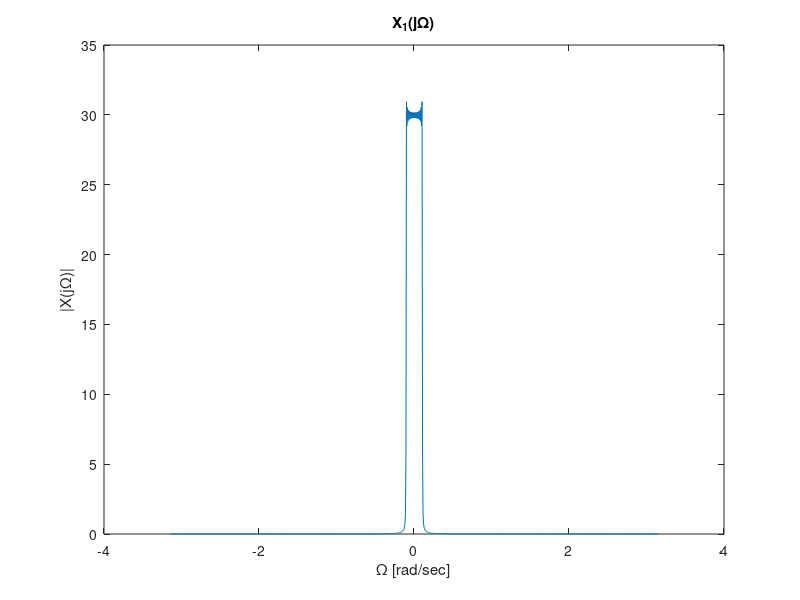
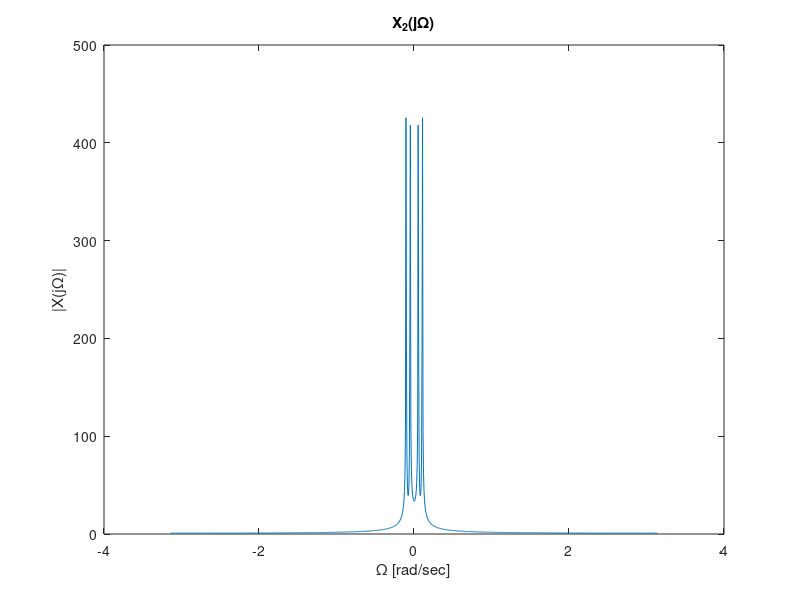
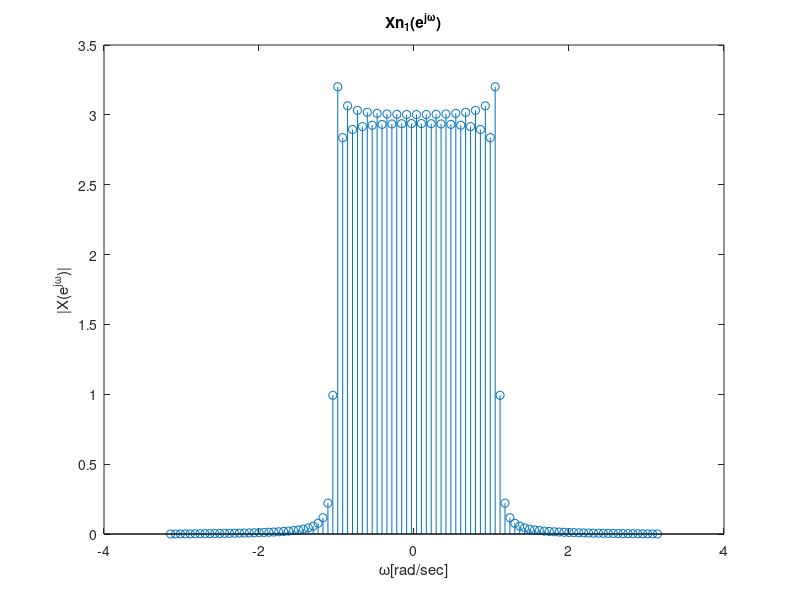
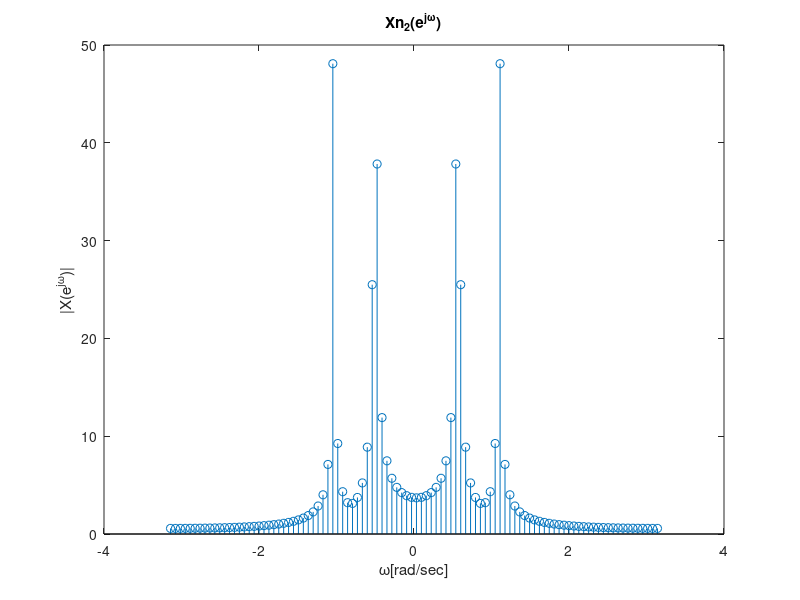

These charts were generated, in order, by the following MATLAB code: (Note: this script raises an error after producing the figures.)
clc;
close all;
clearvars;

%a
t = linspace(-100,100,1000);
x1 = sinc(t./6);
w = linspace(-pi,pi,1000);
x2 = cos(pi.*t./12)+sin(pi.*t./6);
fft_x1= fftshift(fft(x1));
fft_x2= fftshift(fft(x2));
figure;
plot(w,abs(fft_x1));
title('X_1(j\Omega)')
ylabel('|X(j\Omega)|');
xlabel('\Omega [rad/sec]');

figure;
plot(w,abs(fft_x2));
title('X_2(j\Omega)');
ylabel('|X(j\Omega)|');
xlabel('\Omega [rad/sec]');

%d
n = linspace(-50,50,100);
T=2;
w = linspace(-pi,pi,100);
xn1 =  sinc(T.*n./6);
fft_xn1= fftshift(fft(xn1));
figure;
stem(w,abs(fft_xn1));
title('Xn_1(e^{j\omega})')
ylabel('|X(e^{j\omega})|');
xlabel('\omega[rad/sec]');

xn2 = cos(T.*pi.*n./12)+sin(T.*pi.*n./6);
fft_xn2= fftshift(fft(xn2));
figure;
stem(w,abs(fft_xn2));
title('Xn_2(e^{j\omega})')
ylabel('|X(e^{j\omega})|');
xlabel('\omega[rad/sec]');

%e
%e - xn1 zoh
T = 2;
N = 10;
L = T*N;
n = -50:50;
t = linspace(-50,50,length(xn1)*L);
xn1 = sinc(T.*n./6);
for i = 1:length(xn1)-1
    for j = 1:L
        zoh(i*L+j) = xn1(i);
    end
end   
figure;
plot(t,zoh);
hold on;
plot(n,xn1);
hold off;
title('xn_1 - ZOH')
ylabel('xn_1');
xlabel('n[sec]');

%e - xn2 zoh
T = 2;
N = 10;
L = T*N;
n = -50:50;
xn2 = cos(T.*pi.*n./12)+sin(T.*pi.*n./6);
t = linspace(-50,50,length(xn2)*L);
for i = 1:length(xn2)-1
    for j = 1:L
        zoh(i*L+j) = xn2(i);
    end
end   
figure;
plot(t,zoh);
hold on;
plot(n,xn2);
hold off;
title('xn_2 - ZOH')
ylabel('xn_2');
xlabel('n[sec]');


%e - xn1 foh
T = 2;
N = 10;
L = T*N;
n = -50:50;
xn1 =  sinc(T.*n./6);
t = linspace(-50,50,length(xn1)*L);
for i = 1:length(xn1)-1
    for j = 1:L
        foh(i*L+j) = xn1(i)+(j/L)*(xn1(i+1)-xn1(i));
    end
end   
figure;
plot(t,foh);
hold on;
plot(n,xn1);
hold off;
title('xn_1 - FOH')
ylabel('xn_1');
xlabel('n[sec]');

%e - xn2 foh
T = 2;
N = 10;
L = T*N;
n = -100:100;
xn2 = cos(T.*pi.*n./12)+sin(T.*pi.*n./6);
t = linspace(-100,100,length(xn2)*L);
for i = 1:length(xn2)-1
    for j=1:L
        foh(i*L+j) = xn2(i)+(j/L)*(xn2(i+1)-xn2(i));
    end
end   
figure;
plot(t,foh);
hold on;
plot(n,xn2);
hold off;
title('xn_2 - FOH')
ylabel('xn_2');
xlabel('n[sec]');

%e - xn1 ideal
T = 2;
N = 10;
n = -50:50;
xn1 =  sinc(T.*n./6);
t = linspace(-50,50,length(xn1));
for i = 1:length(xn1)
    if mod(i,T) == 0
        xs(i) = xn1(i);
    else
        xs(i) = 0;
    end
end 
ideal = conv(xs, sinc(t./T), 'same');
figure;
plot(t,ideal);
hold on;
plot(n,xn1);
hold off;
title('xn_1 - Ideal');
ylabel('xn_1');
xlabel('n[sec]');


%e - xn2 ideal
T = 2;
N = 10;
n = -50:50;
xn2 = cos(T.*pi.*n./12)+sin(T.*pi.*n./6);
t = linspace(-50,50,length(xn2));
for i = 1:length(xn2)
    if mod(i,T) == 0
        xs(i) = xn2(i);
    else
        xs(i) = 0;
    end
end 
ideal = conv(xs, sinc(t./T), 'same');
figure;
plot(t,ideal);
hold on;
plot(n,xn2);
hold off;
title('xn_2 - Ideal');
ylabel('xn_2');
xlabel('n[sec]');

%f - d

n = -50:50;
xn1 =  sinc(3.*n./2);
fft_xn1= fftshift(fft(xn1));
stem(n,abs(fft_xn1));
title('xn_1 - FFT ')
ylabel('|X(e.^{j\omega})|');
xlabel('n [sec]');

xn2 = cos(pi.*3.*n./4)+sin(pi.*3.*n./2);
fft_xn2= fftshift(fft(xn2));
stem(n,abs(fft_xn2));
title('xn_2 - FFT')
ylabel('|X(e.^{j\omega})|');
xlabel('n [sec]');

%f - e - xn1 zoh
T = 9;
N = 10;
L = T*N;
n = -50:50;
xn1 = sinc(T.*n./6);
t = linspace(-50,50,length(xn1)*L);
for i = 1:length(xn1)-1
    for j = 1:L
        zoh(i*L+j) = xn1(i);
    end
end   
figure;
plot(t,zoh);
hold on;
plot(n,xn1);
hold off;
title('xn_1 - ZOH - T = 9')
ylabel('xn_1');
xlabel('n[sec]');

%f - e - xn2 zoh
T = 9;
N = 10;
L = T*N;
n = -50:50;
xn2 = cos(T.*pi.*n./12)+sin(T.*pi.*n./6);
t = linspace(-50,50,length(xn2)*L);
for i = 1:length(xn2)-1
    for j = 1:L
        zoh(i*L+j) = xn2(i);
    end
end   
figure;
plot(t,zoh);
hold on;
plot(n,xn2);
hold off;
title('xn_2 - ZOH - T = 9')
ylabel('xn_2');
xlabel('n[sec]');


%f - e - xn1 foh
T = 9;
N = 10;
L = T*N;
n = -50:50;
xn1 =  sinc(T.*n./6);
t = linspace(-50,50,length(xn1)*L);
for i = 1:length(xn1)-1
    for j = 1:L
        foh(i*L+j) = xn1(i)+(j/L)*(xn1(i+1)-xn1(i));
    end
end   
figure;
plot(t,foh);
hold on;
plot(n,xn1);
hold off;
title('xn_1 - FOH - T = 9')
ylabel('xn_1');
xlabel('n[sec]');

%f - e - xn2 foh
T = 9;
N = 10;
L = T*N;
n = -100:100;
xn2 = cos(T.*pi.*n./12)+sin(T.*pi.*n./6);
t = linspace(-100,100,length(xn2)*L);
for i = 1:length(xn2)-1
    for j=1:L
        foh(i*L+j) = xn2(i)+(j/L)*(xn2(i+1)-xn2(i));
    end
end   
figure;
plot(t,foh);
hold on;
plot(n,xn2);
hold off;
title('xn_2 - FOH - T = 9')
ylabel('xn_2');
xlabel('n[sec]');

%f - e - xn1 ideal
T = 9;
N = 10;
n = -50:50;
xn1 =  sinc(T.*n./6);
t = linspace(-50,50,length(xn1));
for i = 1:length(xn1)
    if mod(i,T) == 0
        xs(i) = xn1(i);
    else
        xs(i) = 0;
    end
end 
ideal = conv(xs, sinc(t./T), 'same');
figure;
plot(t,ideal);
hold on;
plot(n,xn1);
hold off;
title('xn_1 - Ideal - T = 9');
ylabel('xn_1');
xlabel('n[sec]');


%f - e - xn2 ideal
T = 9;
N = 10;
n = -50:50;
xn2 = cos(T.*pi.*n./12)+sin(T.*pi.*n./6);
t = linspace(-50,50,length(xn2));
for i = 1:length(xn2)
    if mod(i,T) == 0
        xs(i) = xn2(i);
    else
        xs(i) = 0;
    end
end 
ideal = conv(xs, sinc(t./T), 'same');
figure;
plot(t,ideal);
hold on;
plot(n,xn2);
hold off;
title('xn_2 - Ideal - T = 9');
ylabel('xn_2');
xlabel('n[sec]');
